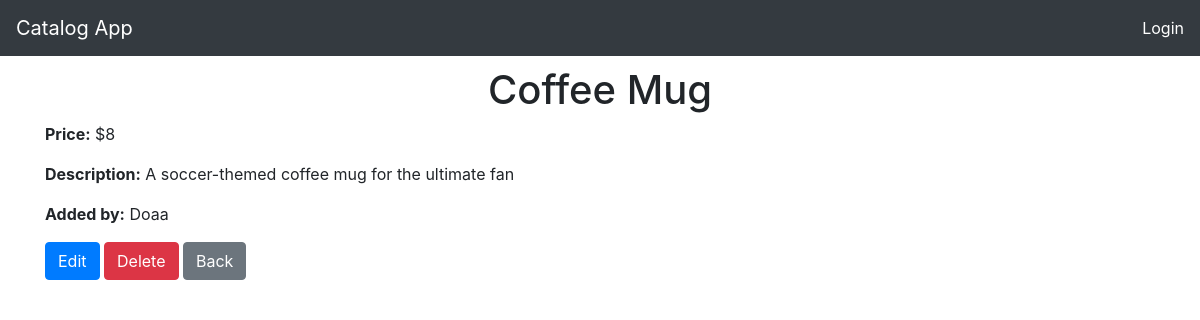
/categories/1/item/1, run on the app's committed database.
### db_setup.py (models this page shows, shortened)
class Item(Base):
    __tablename__ = 'item'
    id = Column(Integer, primary_key=True)
    name = Column(String(80), nullable=False)
    description = Column(String(250))
    price = Column(String(8))
    date_added = Column(Date)
    category_id = Column(Integer, ForeignKey('category.id'))
    category = relationship(Category)
    user_id = Column(Integer, ForeignKey('user.id'))
    user = relationship(User)

class User(Base):
    __tablename__ = 'user'
    id = Column(Integer, primary_key=True)
    name = Column(String(250), nullable=False)
    email = Column(String(250), nullable=False)
    picture = Column(String(250))

### webserver.py (the view)
@app.route('/categories/<int:category_id>/item/<int:item_id>')
def show_item(category_id, item_id):
    category = session.query(Category).filter_by(id = category_id).one()
    item = session.query(Item).filter_by(id = item_id).one()
    user = get_user(category.user_id)
    return render_template('item.html', item = item, category = category, user = user)

### webserver.py (called while the page is built)
def get_user(user_id):
    user = session.query(User).filter_by(id=user_id).one()
    return user

### templates/item.html (shortened to what this page needs)
{% include 'main.html' %}
{% include 'nav.html' %}
<!DOCTYPE html>
<html>
<head>
</head>
<body>
	<h1 class="h1 text-center" style="margin-top:10px">{{ item.name }}</h1>
	<div class="container">
		<div class="row">
	<p class="col-12"><b>Price:</b> {{ item.price }}</p>
	<p class="col-12"><b>Description:</b> {{ item.description }}</p>
	<p class="col-12"><b>Added by:</b> {{user.name}}</p>
	<div class="center col-12">
	<a href="{{url_for('edit_item', item_id = item.id, category_id = category.id)}}" class="btn btn-primary">Edit</a>
	<a href="{{url_for('delete_item', item_id = item.id, category_id = category.id)}}" class="btn btn-danger">Delete</a>
	<a href="{{ url_for('show_category', category_id = category.id) }}" class="btn btn-secondary">Back</a>
	</div>
	</div>
</div>
</body>
</html>

### data on the page
Item: name "Coffee Mug", price "$8", description "A soccer-themed coffee mug for the ultimate fan"
User: name "Doaa"
